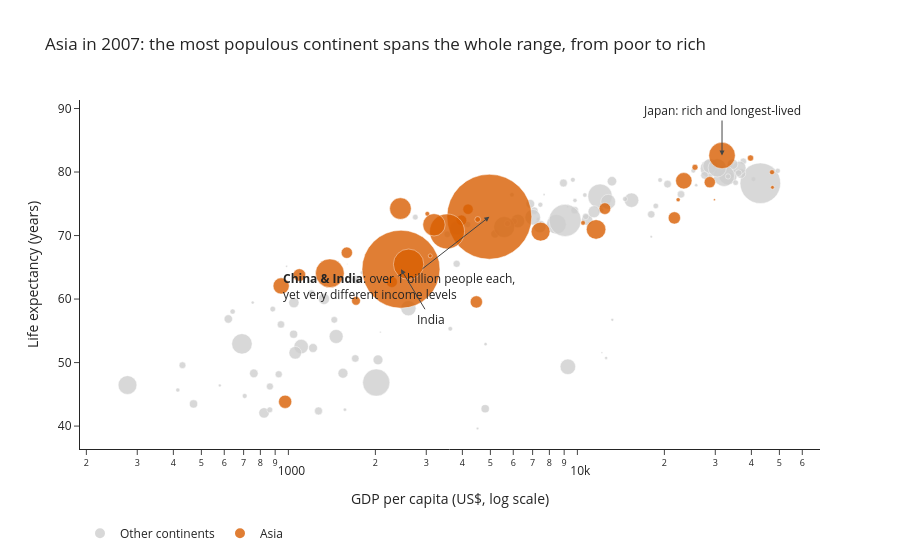

The notebook cell this image was saved under:
### Markdown cell above
## Task 2 — Bubble chart: tell a story

**What to build:** A bubble chart (full 2007 dataset, all countries) where:
- x = GDP per capita (log scale)
- y = life expectancy
- size = population
- colour = ONE continent highlighted (your choice), all others grey
- At least one annotation explaining the highlighted group's story

> This is the grey-and-highlight technique applied to a bubble chart.

### Code cell
# Task 2 — highlight Asia, grey everything else
d07 = df[df['year'] == 2007].copy()
highlight = 'Asia'
d07['group'] = np.where(d07['continent'] == highlight, highlight, 'Other continents')
d07 = d07.sort_values('group', ascending=False)  # grey drawn first, highlight on top

fig2 = px.scatter(
    d07,
    x='gdpPercap',
    y='lifeExp',
    size='pop',
    size_max=60,
    color='group',
    color_discrete_map={highlight: '#d95f02', 'Other continents': '#cfcfcf'},
    category_orders={'group': ['Other continents', highlight]},
    hover_name='country',
    log_x=True,
    labels={'gdpPercap': 'GDP per capita (US$, log scale)',
            'lifeExp': 'Life expectancy (years)',
            'pop': 'Population',
            'group': ''},
    title='Asia in 2007: the most populous continent spans the whole range, from poor to rich',
)
fig2.update_traces(marker=dict(line=dict(width=0.5, color='white'), opacity=0.8))

# Annotations (x on a log axis must be given as log10 of the value)
def note(country, text, ax, ay):
    r = d07[d07['country'] == country].iloc[0]
    fig2.add_annotation(x=np.log10(r['gdpPercap']), y=r['lifeExp'], text=text,
                        showarrow=True, arrowhead=2, ax=ax, ay=ay,
                        font=dict(size=12), align='left')

note('China', '<b>China & India</b>: over 1 billion people each,<br>yet very different income levels', -90, 70)
note('India', 'India', 30, 50)
note('Japan', 'Japan: rich and longest-lived', 0, -45)

fig2.update_layout(template='simple_white', legend=dict(orientation='h', y=-0.2))
fig2.show()

### Figure 1 — Plotly figure (JSON) as saved in the notebook; plotly's stock layout.template omitted (floating-point values rounded to 4 significant figures)
{"data": [{"hovertemplate": "<b>%{hovertext}</b><br><br>=Other continents<br>GDP per capita (US$, log scale)=%{x}<br>Life expectancy (years)=%{y}<br>Population=%{marker.size}<extra></extra>", "hovertext": ["Zimbabwe", "Hungary", "Morocco", "Montenegro", "Mexico", "Mauritius", "Mauritania", "Mali", "Malawi", "Madagascar", "Libya", "Liberia", "Lesotho", "Tanzania", "Albania", "Togo", "Kenya", "Trinidad and Tobago", "Tunisia", "Jamaica", "Italy", "Turkey", "Ireland", "Uganda", "United Kingdom", "United States", "Somalia", "Mozambique", "Switzerland", "Namibia", "Portugal", "Slovak Republic", "South Africa", "Sierra Leone", "Serbia", "Senegal", "Spain", "Sao Tome and Principe", "Rwanda", "Romania", "Reunion", "Puerto Rico", "Poland", "Sweden", "Peru", "Paraguay", "Panama", "Sudan", "Swaziland", "Norway", "Nigeria", "Niger", "Nicaragua", "New Zealand", "Netherlands", "Iceland", "Uruguay", "Venezuela", "Bulgaria", "Congo, Rep.", "Congo, Dem. Rep.", "Comoros", "Colombia", "Chile", "Chad", "Central African Republic", "Canada", "Cameroon", "Burundi", "Burkina Faso", "Brazil", "Cote d'Ivoire", "Botswana", "Bosnia and Herzegovina", "Bolivia", "Benin", "Belgium", "Zambia", "Austria", "Australia", "Argentina", "Angola", "Algeria", "Honduras", "Costa Rica", "Croatia", "Eritrea", "Haiti", "Guinea-Bissau", "Guinea", "Guatemala", "Greece", "Ghana", "Germany", "Gambia", "Gabon", "France", "Finland", "Ethiopia", "Equatorial Guinea", "Ecuador", "Cuba", "Czech Republic", "Denmark", "Djibouti", "Dominican Republic", "Egypt", "El Salvador", "Slovenia"], "legendgroup": "Other continents", "marker": {"color": "#cfcfcf", "line": {"color": "white", "width": 0.5}, "opacity": 0.8, "size": [12311143, 9956108, 33757175, 684736, 108700891, 1250882, 3270065, 12031795, 13327079, 19167654, 6036914, 3193942, 2012649, 38139640, 3600523, 5701579, 35610177, 1056608, 10276158, 2780132, 58147733, 71158647, 4109086, 29170398, 60776238, 301139947, 9118773, 19951656, 7554661, 2055080, 10642836, 5447502, 43997828, 6144562, 10150265, 12267493, 40448191, 199579, 8860588, 22276056, 798094, 3942491, 38518241, 9031088, 28674757, 6667147, 3242173, 42292929, 1133066, 4627926, 135031164, 12894865, 5675356, 4115771, 16570613, 301931, 3447496, 26084662, 7322858, 3800610, 64606759, 710960, 44227550, 16284741, 10238807, 4369038, 33390141, 17696293, 8390505, 14326203, 190010647, 18013409, 1639131, 4552198, 9119152, 8078314, 10392226, 11746035, 8199783, 20434176, 40301927, 12420476, 33333216, 7483763, 4133884, 4493312, 4906585, 8502814, 1472041, 9947814, 12572928, 10706290, 22873338, 82400996, 1688359, 1454867, 61083916, 5238460, 76511887, 551201, 13755680, 11416987, 10228744, 5468120, 496374, 9319622, 80264543, 6939688, 2009245], "sizemode": "area", "sizeref": 366300.0, "symbol": "circle"}, "mode": "markers", "name": "Other continents", "orientation": "v", "showlegend": true, "type": "scatter", "x": [469.7, 18010.0, 3820.0, 9254.0, 11980.0, 10960.0, 1803.0, 1043.0, 759.3, 1045.0, 12060.0, 414.5, 1569.0, 1107.0, 5937.0, 883.0, 1463.0, 18010.0, 7093.0, 7321.0, 28570.0, 8458.0, 40680.0, 1056.0, 33200.0, 42950.0, 926.1, 823.7, 37510.0, 4811.0, 20510.0, 18680.0, 9270.0, 862.5, 9787.0, 1712.0, 28820.0, 1598.0, 863.1, 10810.0, 7670.0, 19330.0, 15390.0, 33860.0, 7409.0, 4173.0, 9809.0, 2602.0, 4513.0, 49360.0, 2014.0, 619.7, 2749.0, 25190.0, 36800.0, 36180.0, 10610.0, 11420.0, 10680.0, 3633.0, 277.6, 986.1, 7007.0, 13170.0, 1704.0, 706.0, 36320.0, 2042.0, 430.1, 1217.0, 9066.0, 1545.0, 12570.0, 7446.0, 3822.0, 1441.0, 33690.0, 1271.0, 36130.0, 34440.0, 12780.0, 4797.0, 6223.0, 3548.0, 9645.0, 14620.0, 641.4, 1202.0, 579.2, 942.7, 5186.0, 27540.0, 1328.0, 32170.0, 752.7, 13210.0, 30470.0, 33210.0, 690.8, 12150.0, 6873.0, 8948.0, 22830.0, 35280.0, 2082.0, 6025.0, 5581.0, 5728.0, 25770.0], "xaxis": "x", "y": [43.49, 73.34, 71.16, 74.54, 76.19, 72.8, 64.16, 54.47, 48.3, 59.44, 73.95, 45.68, 42.59, 52.52, 76.42, 58.42, 54.11, 69.82, 73.92, 72.57, 80.55, 71.78, 78.89, 51.54, 79.42, 78.24, 48.16, 42.08, 81.7, 52.91, 78.1, 74.66, 49.34, 42.57, 74.0, 63.06, 80.94, 65.53, 46.24, 72.48, 76.44, 78.75, 75.56, 80.88, 71.42, 71.75, 75.54, 58.56, 39.61, 80.2, 46.86, 56.87, 72.9, 80.2, 79.76, 81.76, 76.38, 73.75, 73.0, 55.32, 46.46, 65.15, 72.89, 78.55, 50.65, 44.74, 80.65, 50.43, 49.58, 52.3, 72.39, 48.33, 50.73, 74.85, 65.55, 56.73, 79.44, 42.38, 79.83, 81.23, 75.32, 42.73, 72.3, 70.2, 78.78, 75.75, 58.04, 60.92, 46.39, 56.01, 70.26, 79.48, 60.02, 79.41, 59.45, 56.73, 80.66, 79.31, 52.95, 51.58, 74.99, 78.27, 76.49, 78.33, 54.79, 72.23, 71.34, 71.88, 77.93], "yaxis": "y"}, {"hovertemplate": "<b>%{hovertext}</b><br><br>=Asia<br>GDP per capita (US$, log scale)=%{x}<br>Life expectancy (years)=%{y}<br>Population=%{marker.size}<extra></extra>", "hovertext": ["Syria", "Yemen, Rep.", "Taiwan", "Vietnam", "West Bank and Gaza", "Thailand", "Sri Lanka", "Afghanistan", "Singapore", "Japan", "Bahrain", "Bangladesh", "Cambodia", "China", "Hong Kong, China", "India", "Indonesia", "Iran", "Iraq", "Israel", "Jordan", "Saudi Arabia", "Korea, Dem. Rep.", "Korea, Rep.", "Lebanon", "Malaysia", "Mongolia", "Myanmar", "Nepal", "Oman", "Pakistan", "Philippines", "Kuwait"], "legendgroup": "Asia", "marker": {"color": "#d95f02", "line": {"color": "white", "width": 0.5}, "opacity": 0.8, "size": [19314747, 22211743, 23174294, 85262356, 4018332, 65068149, 20378239, 31889923, 4553009, 127467972, 708573, 150448339, 14131858, 1318683096, 6980412, 1110396331, 223547000, 69453570, 27499638, 6426679, 6053193, 27601038, 23301725, 49044790, 3921278, 24821286, 2874127, 47761980, 28901790, 3204897, 169270617, 91077287, 2505559], "sizemode": "area", "sizeref": 366300.0, "symbol": "circle"}, "mode": "markers", "name": "Asia", "orientation": "v", "showlegend": true, "type": "scatter", "x": [4185.0, 2281.0, 28720.0, 2442.0, 3025.0, 7458.0, 3970.0, 974.6, 47140.0, 31660.0, 29800.0, 1391.0, 1714.0, 4959.0, 39720.0, 2452.0, 3541.0, 11610.0, 4471.0, 25520.0, 4519.0, 21650.0, 1593.0, 23350.0, 10460.0, 12450.0, 3096.0, 944.0, 1091.0, 22320.0, 2606.0, 3190.0, 47310.0], "xaxis": "x", "y": [74.14, 62.7, 78.4, 74.25, 73.42, 70.62, 72.4, 43.83, 79.97, 82.6, 75.64, 64.06, 59.72, 72.96, 82.21, 64.7, 70.65, 70.96, 59.55, 80.75, 72.53, 72.78, 67.3, 78.62, 71.99, 74.24, 66.8, 62.07, 63.78, 75.64, 65.48, 71.69, 77.59], "yaxis": "y"}], "layout": {"annotations": [{"align": "left", "arrowhead": 2, "ax": -90, "ay": 70, "font": {"size": 12}, "showarrow": true, "text": "<b>China & India</b>: over 1 billion people each,<br>yet very different income levels", "x": 3.695, "y": 72.96}, {"align": "left", "arrowhead": 2, "ax": 30, "ay": 50, "font": {"size": 12}, "showarrow": true, "text": "India", "x": 3.39, "y": 64.7}, {"align": "left", "arrowhead": 2, "ax": 0, "ay": -45, "font": {"size": 12}, "showarrow": true, "text": "Japan: rich and longest-lived", "x": 4.5, "y": 82.6}], "legend": {"itemsizing": "constant", "orientation": "h", "title": {"text": ""}, "tracegroupgap": 0, "y": -0.2}, "title": {"text": "Asia in 2007: the most populous continent spans the whole range, from poor to rich"}, "xaxis": {"anchor": "y", "domain": [0, 1], "title": {"text": "GDP per capita (US$, log scale)"}, "type": "log"}, "yaxis": {"anchor": "x", "domain": [0, 1], "title": {"text": "Life expectancy (years)"}}}}
